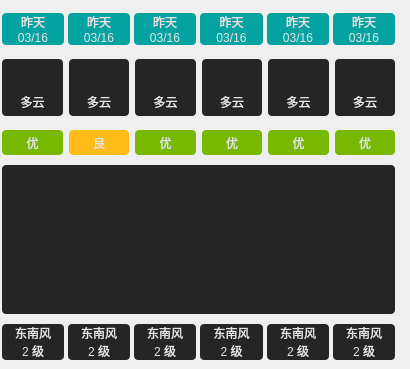
     <widget class="QWidget" name="widgetBottom" native="true">
      <widget class="QWidget" name="layoutWidget">
       <property name="geometry">
        <rect>
         <x>-2</x>
         <y>9</y>
         <width>401</width>
         <height>351</height>
        </rect>
       </property>
       <layout class="QVBoxLayout" name="verticalLayout_4" stretch="4,4,1">
        <property name="leftMargin">
         <number>4</number>
        </property>
        <property name="rightMargin">
         <number>4</number>
        </property>
        <item>
         <layout class="QGridLayout" name="gridLayout_7" rowminimumheight="1,2">
          <item row="0" column="0">
           <widget class="QWidget" name="widgetBottomDayAndDate" native="true">
            <property name="styleSheet">
             <string notr="true">color: rgb(230, 230, 230);</string>
            </property>
            <layout class="QGridLayout" name="gridLayout_3">
             <property name="leftMargin">
              <number>0</number>
             </property>
             <property name="topMargin">
              <number>4</number>
             </property>
             <property name="rightMargin">
              <number>0</number>
             </property>
             <property name="bottomMargin">
              <number>4</number>
             </property>
             <property name="horizontalSpacing">
              <number>4</number>
             </property>
             <property name="verticalSpacing">
              <number>0</number>
             </property>
             <item row="0" column="0">
              <widget class="QLabel" name="labelUnitDay0">
               <property name="styleSheet">
                <string notr="true">background-color: rgb(5, 162, 162);
border-radius: 4px;
border-bottom-left-radius: 0px;
border-bottom-right-radius: 0px;
</string>
               </property>
               <property name="text">
                <string>昨天</string>
               </property>
               <property name="alignment">
                <set>Qt::AlignmentFlag::AlignBottom|Qt::AlignmentFlag::AlignHCenter</set>
               </property>
              </widget>
             </item>
             <item row="0" column="1">
              <widget class="QLabel" name="labelUnitDay1">
               <property name="styleSheet">
                <string notr="true">background-color: rgb(5, 162, 162);
border-radius: 4px;
border-bottom-left-radius: 0px;
border-bottom-right-radius: 0px;
</string>
               </property>
               <property name="text">
                <string>昨天</string>
               </property>
               <property name="alignment">
                <set>Qt::AlignmentFlag::AlignBottom|Qt::AlignmentFlag::AlignHCenter</set>
               </property>
              </widget>
             </item>
             <item row="0" column="2">
              <widget class="QLabel" name="labelUnitDay2">
               <property name="styleSheet">
                <string notr="true">background-color: rgb(5, 162, 162);
border-radius: 4px;
border-bottom-left-radius: 0px;
border-bottom-right-radius: 0px;
</string>
               </property>
               <property name="text">
                <string>昨天</string>
               </property>
               <property name="alignment">
                <set>Qt::AlignmentFlag::AlignBottom|Qt::AlignmentFlag::AlignHCenter</set>
               </property>
              </widget>
             </item>
             <item row="0" column="3">
              <widget class="QLabel" name="labelUnitDay3">
               <property name="styleSheet">
                <string notr="true">background-color: rgb(5, 162, 162);
border-radius: 4px;
border-bottom-left-radius: 0px;
border-bottom-right-radius: 0px;
</string>
               </property>
               <property name="text">
                <string>昨天</string>
               </property>
               <property name="alignment">
                <set>Qt::AlignmentFlag::AlignBottom|Qt::AlignmentFlag::AlignHCenter</set>
               </property>
              </widget>
             </item>
             <item row="0" column="4">
              <widget class="QLabel" name="labelUnitDay4">
               <property name="styleSheet">
                <string notr="true">background-color: rgb(5, 162, 162);
border-radius: 4px;
border-bottom-left-radius: 0px;
border-bottom-right-radius: 0px;
</string>
               </property>
               <property name="text">
                <string>昨天</string>
               </property>
               <property name="alignment">
                <set>Qt::AlignmentFlag::AlignBottom|Qt::AlignmentFlag::AlignHCenter</set>
               </property>
              </widget>
             </item>
             <item row="0" column="5">
              <widget class="QLabel" name="labelUnitDay5">
               <property name="styleSheet">
                <string notr="true">background-color: rgb(5, 162, 162);
border-radius: 4px;
border-bottom-left-radius: 0px;
border-bottom-right-radius: 0px;
</string>
               </property>
               <property name="text">
                <string>昨天</string>
               </property>
               <property name="alignment">
                <set>Qt::AlignmentFlag::AlignBottom|Qt::AlignmentFlag::AlignHCenter</set>
               </property>
              </widget>
             </item>
             <item row="1" column="0">
              <widget class="QLabel" name="labelUnitDate0">
               <property name="styleSheet">
                <string notr="true">background-color: rgb(5, 162, 162);
border-radius: 4px;
border-top-left-radius: 0px;
border-top-right-radius: 0px;</string>
               </property>
               <property name="text">
                <string>03/16</string>
               </property>
               <property name="alignment">
                <set>Qt::AlignmentFlag::AlignHCenter|Qt::AlignmentFlag::AlignTop</set>
               </property>
              </widget>
             </item>
             <item row="1" column="1">
              <widget class="QLabel" name="labelUnitDate1">
               <property name="styleSheet">
                <string notr="true">background-color: rgb(5, 162, 162);
border-radius: 4px;
border-top-left-radius: 0px;
border-top-right-radius: 0px;</string>
               </property>
               <property name="text">
                <string>03/16</string>
               </property>
               <property name="alignment">
                <set>Qt::AlignmentFlag::AlignHCenter|Qt::AlignmentFlag::AlignTop</set>
               </property>
              </widget>
             </item>
             <item row="1" column="2">
              <widget class="QLabel" name="labelUnitDate2">
               <property name="styleSheet">
                <string notr="true">background-color: rgb(5, 162, 162);
border-radius: 4px;
border-top-left-radius: 0px;
border-top-right-radius: 0px;</string>
               </property>
               <property name="text">
                <string>03/16</string>
               </property>
               <property name="alignment">
                <set>Qt::AlignmentFlag::AlignHCenter|Qt::AlignmentFlag::AlignTop</set>
               </property>
              </widget>
             </item>
             <item row="1" column="3">
              <widget class="QLabel" name="labelUnitDate3">
               <property name="styleSheet">
                <string notr="true">background-color: rgb(5, 162, 162);
border-radius: 4px;
border-top-left-radius: 0px;
border-top-right-radius: 0px;</string>
               </property>
               <property name="text">
                <string>03/16</string>
               </property>
               <property name="alignment">
                <set>Qt::AlignmentFlag::AlignHCenter|Qt::AlignmentFlag::AlignTop</set>
               </property>
              </widget>
             </item>
             <item row="1" column="4">
              <widget class="QLabel" name="labelUnitDate4">
               <property name="styleSheet">
                <string notr="true">background-color: rgb(5, 162, 162);
border-radius: 4px;
border-top-left-radius: 0px;
border-top-right-radius: 0px;</string>
               </property>
               <property name="text">
                <string>03/16</string>
               </property>
               <property name="alignment">
                <set>Qt::AlignmentFlag::AlignHCenter|Qt::AlignmentFlag::AlignTop</set>
               </property>
              </widget>
             </item>
             <item row="1" column="5">
              <widget class="QLabel" name="labelUnitDate5">
               <property name="styleSheet">
                <string notr="true">background-color: rgb(5, 162, 162);
border-radius: 4px;
border-top-left-radius: 0px;
border-top-right-radius: 0px;</string>
               </property>
               <property name="text">
                <string>03/16</string>
               </property>
               <property name="alignment">
                <set>Qt::AlignmentFlag::AlignHCenter|Qt::AlignmentFlag::AlignTop</set>
               </property>
              </widget>
             </item>
            </layout>
           </widget>
          </item>
          <item row="1" column="0">
           <layout class="QVBoxLayout" name="verticalLayout_2" stretch="2,1">
            <item>
             <widget class="QWidget" name="widgetBottomWeather" native="true">
              <property name="styleSheet">
               <string notr="true">color: rgb(230, 230, 230);</string>
              </property>
              <layout class="QGridLayout" name="gridLayout_4">
               <property name="leftMargin">
                <number>0</number>
               </property>
               <property name="topMargin">
                <number>4</number>
               </property>
               <property name="rightMargin">
                <number>0</number>
               </property>
               <property name="bottomMargin">
                <number>4</number>
               </property>
               <property name="verticalSpacing">
                <number>0</number>
               </property>
               <item row="1" column="3">
                <widget class="QLabel" name="labelUnitWeatherContent3">
                 <property name="styleSheet">
                  <string notr="true">background-color: rgb(37, 37, 37);
border-radius: 4px;
border-top-left-radius: 0px;
border-top-right-radius: 0px;</string>
                 </property>
                 <property name="text">
                  <string>多云</string>
                 </property>
                 <property name="alignment">
                  <set>Qt::AlignmentFlag::AlignCenter</set>
                 </property>
                </widget>
               </item>
               <item row="1" column="0">
                <widget class="QLabel" name="labelUnitWeatherContent0">
                 <property name="styleSheet">
                  <string notr="true">background-color: rgb(37, 37, 37);
border-radius: 4px;
border-top-left-radius: 0px;
border-top-right-radius: 0px;</string>
                 </property>
                 <property name="text">
                  <string>多云</string>
                 </property>
                 <property name="alignment">
                  <set>Qt::AlignmentFlag::AlignCenter</set>
                 </property>
                </widget>
               </item>
               <item row="1" column="1">
                <widget class="QLabel" name="labelUnitWeatherContent1">
                 <property name="styleSheet">
                  <string notr="true">background-color: rgb(37, 37, 37);
border-radius: 4px;
border-top-left-radius: 0px;
border-top-right-radius: 0px;</string>
                 </property>
                 <property name="text">
                  <string>多云</string>
                 </property>
                 <property name="alignment">
                  <set>Qt::AlignmentFlag::AlignCenter</set>
                 </property>
                </widget>
               </item>
               <item row="0" column="4">
                <widget class="QLabel" name="labelUnitWeatherIcon4">
                 <property name="styleSheet">
                  <string notr="true">image: url(:/weather/多云.svg);
background-color: rgb(37, 37, 37);
border-radius: 4px;
border-bottom-left-radius: 0px;
border-bottom-right-radius: 0px;
</string>
                 </property>
                 <property name="text">
                  <string/>
                 </property>
                 <property name="scaledContents">
                  <bool>false</bool>
                 </property>
                 <property name="alignment">
                  <set>Qt::AlignmentFlag::AlignCenter</set>
                 </property>
                </widget>
               </item>
               <item row="1" column="4">
                <widget class="QLabel" name="labelUnitWeatherContent4">
                 <property name="styleSheet">
                  <string notr="true">background-color: rgb(37, 37, 37);
border-radius: 4px;
border-top-left-radius: 0px;
border-top-right-radius: 0px;</string>
                 </property>
                 <property name="text">
                  <string>多云</string>
                 </property>
                 <property name="alignment">
                  <set>Qt::AlignmentFlag::AlignCenter</set>
                 </property>
                </widget>
               </item>
               <item row="0" column="3">
                <widget class="QLabel" name="labelUnitWeatherIcon3">
                 <property name="styleSheet">
                  <string notr="true">image: url(:/weather/多云.svg);
background-color: rgb(37, 37, 37);
border-radius: 4px;
border-bottom-left-radius: 0px;
border-bottom-right-radius: 0px;
</string>
                 </property>
                 <property name="text">
                  <string/>
                 </property>
                 <property name="scaledContents">
                  <bool>false</bool>
                 </property>
                 <property name="alignment">
                  <set>Qt::AlignmentFlag::AlignCenter</set>
                 </property>
                </widget>
               </item>
               <item row="0" column="5">
                <widget class="QLabel" name="labelUnitWeatherIcon5">
                 <property name="styleSheet">
                  <string notr="true">image: url(:/weather/多云.svg);
background-color: rgb(37, 37, 37);
border-radius: 4px;
border-bottom-left-radius: 0px;
border-bottom-right-radius: 0px;
</string>
                 </property>
                 <property name="text">
                  <string/>
                 </property>
                 <property name="scaledContents">
                  <bool>false</bool>
                 </property>
                 <property name="alignment">
                  <set>Qt::AlignmentFlag::AlignCenter</set>
                 </property>
                </widget>
               </item>
               <item row="0" column="1">
                <widget class="QLabel" name="labelUnitWeatherIcon1">
                 <property name="styleSheet">
                  <string notr="true">image: url(:/weather/多云.svg);
background-color: rgb(37, 37, 37);
border-radius: 4px;
border-bottom-left-radius: 0px;
border-bottom-right-radius: 0px;
</string>
                 </property>
                 <property name="text">
                  <string/>
                 </property>
                 <property name="scaledContents">
                  <bool>false</bool>
                 </property>
                 <property name="alignment">
                  <set>Qt::AlignmentFlag::AlignCenter</set>
                 </property>
                </widget>
               </item>
               <item row="0" column="2">
                <widget class="QLabel" name="labelUnitWeatherIcon2">
                 <property name="styleSheet">
                  <string notr="true">image: url(:/weather/多云.svg);
background-color: rgb(37, 37, 37);
border-radius: 4px;
border-bottom-left-radius: 0px;
border-bottom-right-radius: 0px;
</string>
                 </property>
                 <property name="text">
                  <string/>
                 </property>
                 <property name="scaledContents">
                  <bool>false</bool>
                 </property>
                 <property name="alignment">
                  <set>Qt::AlignmentFlag::AlignBottom|Qt::AlignmentFlag::AlignHCenter</set>
                 </property>
                </widget>
               </item>
               <item row="0" column="0">
                <widget class="QLabel" name="labelUnitWeatherIcon0">
                 <property name="styleSheet">
                  <string notr="true">image: url(:/weather/多云.svg);
background-color: rgb(37, 37, 37);
border-radius: 4px;
border-bottom-left-radius: 0px;
border-bottom-right-radius: 0px;
</string>
                 </property>
                 <property name="text">
                  <string/>
                 </property>
                 <property name="scaledContents">
                  <bool>false</bool>
                 </property>
                 <property name="alignment">
                  <set>Qt::AlignmentFlag::AlignCenter</set>
                 </property>
                </widget>
               </item>
               <item row="1" column="5">
                <widget class="QLabel" name="labelUnitWeatherContent5">
                 <property name="styleSheet">
                  <string notr="true">background-color: rgb(37, 37, 37);
border-radius: 4px;
border-top-left-radius: 0px;
border-top-right-radius: 0px;</string>
                 </property>
                 <property name="text">
                  <string>多云</string>
                 </property>
                 <property name="alignment">
                  <set>Qt::AlignmentFlag::AlignCenter</set>
                 </property>
                </widget>
               </item>
               <item row="1" column="2">
                <widget class="QLabel" name="labelUnitWeatherContent2">
                 <property name="styleSheet">
                  <string notr="true">background-color: rgb(37, 37, 37);
border-radius: 4px;
border-top-left-radius: 0px;
border-top-right-radius: 0px;</string>
                 </property>
                 <property name="text">
                  <string>多云</string>
                 </property>
                 <property name="alignment">
                  <set>Qt::AlignmentFlag::AlignCenter</set>
                 </property>
                </widget>
               </item>
              </layout>
             </widget>
            </item>
            <item>
             <widget class="QWidget" name="widgetBottomAirQuality" native="true">
              <property name="styleSheet">
               <string notr="true">color: rgb(230, 230, 230);</string>
              </property>
              <layout class="QGridLayout" name="gridLayout_6">
               <property name="leftMargin">
                <number>0</number>
               </property>
               <property name="topMargin">
                <number>4</number>
               </property>
               <property name="rightMargin">
                <number>0</number>
               </property>
               <property name="bottomMargin">
                <number>4</number>
               </property>
               <property name="verticalSpacing">
                <number>0</number>
               </property>
               <item row="0" column="3">
                <widget class="QLabel" name="labelUnitAirQuality3">
                 <property name="minimumSize">
                  <size>
                   <width>0</width>
                   <height>0</height>
                  </size>
                 </property>
                 <property name="styleSheet">
                  <string notr="true">background-color: rgb(121, 184, 0);
border-radius: 4px;</string>
                 </property>
                 <property name="text">
                  <string>优</string>
                 </property>
                 <property name="alignment">
                  <set>Qt::AlignmentFlag::AlignCenter</set>
                 </property>
                </widget>
               </item>
               <item row="0" column="0">
                <widget class="QLabel" name="labelUnitAirQuality0">
                 <property name="minimumSize">
                  <size>
                   <width>0</width>
                   <height>0</height>
                  </size>
                 </property>
                 <property name="styleSheet">
                  <string notr="true">background-color: rgb(121, 184, 0);
border-radius: 4px;</string>
                 </property>
                 <property name="text">
                  <string>优</string>
                 </property>
                 <property name="alignment">
                  <set>Qt::AlignmentFlag::AlignCenter</set>
                 </property>
                </widget>
               </item>
               <item row="0" column="5">
                <widget class="QLabel" name="labelUnitAirQuality5">
                 <property name="minimumSize">
                  <size>
                   <width>0</width>
                   <height>0</height>
                  </size>
                 </property>
                 <property name="styleSheet">
                  <string notr="true">background-color: rgb(121, 184, 0);
border-radius: 4px;</string>
                 </property>
                 <property name="text">
                  <string>优</string>
                 </property>
                 <property name="alignment">
                  <set>Qt::AlignmentFlag::AlignCenter</set>
                 </property>
                </widget>
               </item>
               <item row="0" column="1">
                <widget class="QLabel" name="labelUnitAirQuality1">
                 <property name="minimumSize">
                  <size>
                   <width>0</width>
                   <height>0</height>
                  </size>
                 </property>
                 <property name="styleSheet">
                  <string notr="true">background-color: rgb(255, 187, 23);
border-radius: 4px;</string>
                 </property>
                 <property name="text">
                  <string>良</string>
                 </property>
                 <property name="alignment">
                  <set>Qt::AlignmentFlag::AlignCenter</set>
                 </property>
                </widget>
               </item>
               <item row="0" column="2">
                <widget class="QLabel" name="labelUnitAirQuality2">
                 <property name="minimumSize">
                  <size>
                   <width>0</width>
                   <height>0</height>
                  </size>
                 </property>
                 <property name="styleSheet">
                  <string notr="true">background-color: rgb(121, 184, 0);
border-radius: 4px;</string>
                 </property>
                 <property name="text">
                  <string>优</string>
                 </property>
                 <property name="alignment">
                  <set>Qt::AlignmentFlag::AlignCenter</set>
                 </property>
                </widget>
               </item>
               <item row="0" column="4">
                <widget class="QLabel" name="labelUnitAirQuality4">
                 <property name="minimumSize">
                  <size>
                   <width>0</width>
                   <height>0</height>
                  </size>
                 </property>
                 <property name="styleSheet">
                  <string notr="true">background-color: rgb(121, 184, 0);
border-radius: 4px;</string>
                 </property>
                 <property name="text">
                  <string>优</string>
                 </property>
                 <property name="alignment">
                  <set>Qt::AlignmentFlag::AlignCenter</set>
                 </property>
                </widget>
               </item>
              </layout>
             </widget>
            </item>
           </layout>
          </item>
         </layout>
        </item>
        <item>
         <layout class="QVBoxLayout" name="verticalLayout_3">
          <property name="spacing">
           <number>0</number>
          </property>
          <item>
           <widget class="QWidget" name="widgetBottomTempCurveMax" native="true">
            <property name="minimumSize">
             <size>
              <width>0</width>
              <height>60</height>
             </size>
            </property>
            <property name="styleSheet">
             <string notr="true">background-color: rgb(37, 37, 37);
border-radius: 4px;
border-bottom-left-radius: 0px;
border-bottom-right-radius: 0px;
</string>
            </property>
           </widget>
          </item>
          <item>
           <widget class="QWidget" name="widgetBottomTempCurveMin" native="true">
            <property name="minimumSize">
             <size>
              <width>0</width>
              <height>60</height>
             </size>
            </property>
            <property name="styleSheet">
             <string notr="true">background-color: rgb(37, 37, 37);
border-radius: 4px;
border-top-left-radius: 0px;
border-top-right-radius: 0px;</string>
            </property>
           </widget>
          </item>
         </layout>
        </item>
        <item>
         <widget class="QWidget" name="widgetBottomWindDirection" native="true">
          <property name="styleSheet">
           <string notr="true">color: rgb(230, 230, 230);</string>
          </property>
          <layout class="QGridLayout" name="gridLayout_5">
           <property name="leftMargin">
            <number>0</number>
           </property>
           <property name="topMargin">
            <number>4</number>
           </property>
           <property name="rightMargin">
            <number>0</number>
           </property>
           <property name="bottomMargin">
            <number>0</number>
           </property>
           <property name="horizontalSpacing">
            <number>4</number>
           </property>
           <property name="verticalSpacing">
            <number>0</number>
           </property>
           <item row="0" column="0">
            <widget class="QLabel" name="labelUnitWindDirectionContent0">
             <property name="styleSheet">
              <string notr="true">background-color: rgb(37, 37, 37);
border-radius: 4px;
border-bottom-left-radius: 0px;
border-bottom-right-radius: 0px;
</string>
             </property>
             <property name="text">
              <string>东南风</string>
             </property>
             <property name="alignment">
              <set>Qt::AlignmentFlag::AlignBottom|Qt::AlignmentFlag::AlignHCenter</set>
             </property>
            </widget>
           </item>
           <item row="0" column="1">
            <widget class="QLabel" name="labelUnitWindDirectionContent1">
             <property name="styleSheet">
              <string notr="true">background-color: rgb(37, 37, 37);
border-radius: 4px;
border-bottom-left-radius: 0px;
border-bottom-right-radius: 0px;
</string>
             </property>
             <property name="text">
              <string>东南风</string>
             </property>
             <property name="alignment">
              <set>Qt::AlignmentFlag::AlignBottom|Qt::AlignmentFlag::AlignHCenter</set>
             </property>
            </widget>
           </item>
           <item row="0" column="2">
            <widget class="QLabel" name="labelUnitWindDirectionContent2">
             <property name="styleSheet">
              <string notr="true">background-color: rgb(37, 37, 37);
border-radius: 4px;
border-bottom-left-radius: 0px;
border-bottom-right-radius: 0px;
</string>
             </property>
             <property name="text">
              <string>东南风</string>
             </property>
             <property name="alignment">
              <set>Qt::AlignmentFlag::AlignBottom|Qt::AlignmentFlag::AlignHCenter</set>
             </property>
            </widget>
           </item>
           <item row="0" column="3">
            <widget class="QLabel" name="labelUnitWindDirectionContent3">
             <property name="styleSheet">
              <string notr="true">background-color: rgb(37, 37, 37);
border-radius: 4px;
border-bottom-left-radius: 0px;
border-bottom-right-radius: 0px;
</string>
             </property>
             <property name="text">
              <string>东南风</string>
             </property>
             <property name="alignment">
              <set>Qt::AlignmentFlag::AlignBottom|Qt::AlignmentFlag::AlignHCenter</set>
             </property>
            </widget>
           </item>
           <item row="0" column="4">
            <widget class="QLabel" name="labelUnitWindDirectionContent4">
             <property name="styleSheet">
              <string notr="true">background-color: rgb(37, 37, 37);
border-radius: 4px;
border-bottom-left-radius: 0px;
border-bottom-right-radius: 0px;
</string>
             </property>
             <property name="text">
              <string>东南风</string>
             </property>
             <property name="alignment">
              <set>Qt::AlignmentFlag::AlignBottom|Qt::AlignmentFlag::AlignHCenter</set>
             </property>
            </widget>
           </item>
           <item row="0" column="5">
            <widget class="QLabel" name="labelUnitWindDirectionContent5">
             <property name="styleSheet">
              <string notr="true">background-color: rgb(37, 37, 37);
border-radius: 4px;
border-bottom-left-radius: 0px;
border-bottom-right-radius: 0px;
</string>
             </property>
             <property name="text">
              <string>东南风</string>
             </property>
             <property name="alignment">
              <set>Qt::AlignmentFlag::AlignBottom|Qt::AlignmentFlag::AlignHCenter</set>
             </property>
            </widget>
           </item>
           <item row="1" column="0">
            <widget class="QLabel" name="labelUnitWindDirectionLevel0">
             <property name="styleSheet">
              <string notr="true">background-color: rgb(37, 37, 37);
border-radius: 4px;
border-top-left-radius: 0px;
border-top-right-radius: 0px;</string>
             </property>
             <property name="text">
              <string>2 级</string>
             </property>
             <property name="alignment">
              <set>Qt::AlignmentFlag::AlignCenter</set>
             </property>
            </widget>
           </item>
           <item row="1" column="1">
            <widget class="QLabel" name="labelUnitWindDirectionLevel1">
             <property name="styleSheet">
              <string notr="true">background-color: rgb(37, 37, 37);
border-radius: 4px;
border-top-left-radius: 0px;
border-top-right-radius: 0px;</string>
             </property>
             <property name="text">
              <string>2 级</string>
             </property>
             <property name="alignment">
              <set>Qt::AlignmentFlag::AlignCenter</set>
             </property>
            </widget>
           </item>
           <item row="1" column="2">
            <widget class="QLabel" name="labelUnitWindDirectionLevel2">
             <property name="styleSheet">
              <string notr="true">background-color: rgb(37, 37, 37);
border-radius: 4px;
border-top-left-radius: 0px;
border-top-right-radius: 0px;</string>
             </property>
             <property name="text">
              <string>2 级</string>
             </property>
             <property name="alignment">
              <set>Qt::AlignmentFlag::AlignCenter</set>
             </property>
            </widget>
           </item>
           <item row="1" column="3">
            <widget class="QLabel" name="labelUnitWindDirectionLevel3">
             <property name="styleSheet">
              <string notr="true">background-color: rgb(37, 37, 37);
border-radius: 4px;
border-top-left-radius: 0px;
border-top-right-radius: 0px;</string>
             </property>
             <property name="text">
              <string>2 级</string>
             </property>
             <property name="alignment">
              <set>Qt::AlignmentFlag::AlignCenter</set>
             </property>
            </widget>
           </item>
           <item row="1" column="4">
            <widget class="QLabel" name="labelUnitWindDirectionLevel4">
             <property name="styleSheet">
              <string notr="true">background-color: rgb(37, 37, 37);
border-radius: 4px;
border-top-left-radius: 0px;
border-top-right-radius: 0px;</string>
             </property>
             <property name="text">
              <string>2 级</string>
             </property>
             <property name="alignment">
              <set>Qt::AlignmentFlag::AlignCenter</set>
             </property>
            </widget>
           </item>
           <item row="1" column="5">
            <widget class="QLabel" name="labelUnitWindDirectionLevel5">
             <property name="styleSheet">
              <string notr="true">background-color: rgb(37, 37, 37);
border-radius: 4px;
border-top-left-radius: 0px;
border-top-right-radius: 0px;</string>
             </property>
             <property name="text">
              <string>2 级</string>
             </property>
             <property name="alignment">
              <set>Qt::AlignmentFlag::AlignCenter</set>
             </property>
            </widget>
           </item>
          </layout>
         </widget>
        </item>
       </layout>
      </widget>
     </widget>
